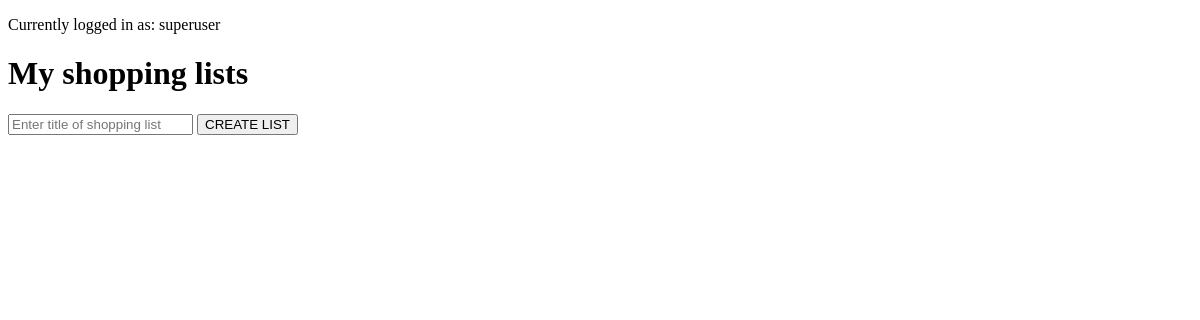
The app's page /home/ (signed in), older data.
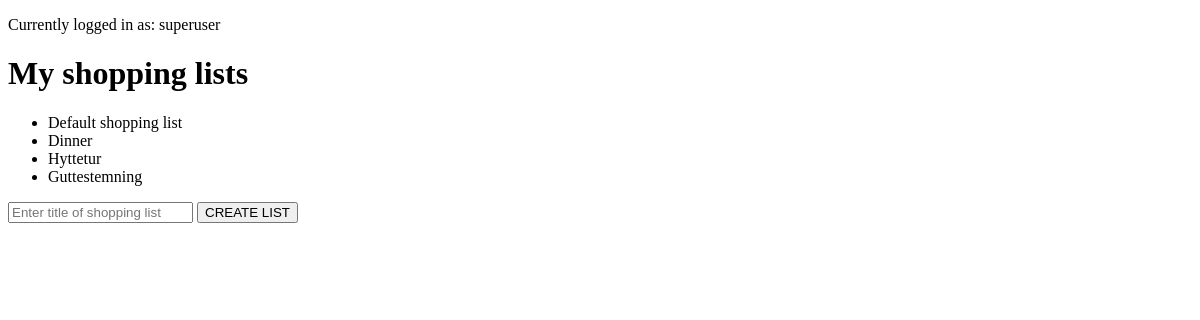
The same page, newer data.
### shopping_list/models.py (models this page shows, shortened)
class ShoppingList(models.Model):
    title = models.CharField(max_length=100)
    owner = models.ForeignKey(User, on_delete=models.CASCADE, default=1, related_name='owner')
    participants = models.ManyToManyField(User, related_name='participants')

### shopping_list/views.py (the view)
# urls.py: path('', views.index, name='index'),
@login_required(login_url='')                     # TODO: add url
def index(request):
    user = request.user                                 # TODO: check if it is logged in and if the user exists
    owned_shopping_lists = ShoppingList.objects.filter(owner=user)
    other_shopping_lists = ShoppingList.objects.filter(participants=user)
    my_shopping_lists = owned_shopping_lists | other_shopping_lists
    shopping_list_form = ShoppingListForm()
    context = {
        'shopping_list_form': shopping_list_form,
        'my_shopping_lists': my_shopping_lists          # List of shopping lists the user owns/participates in
    }
    return render(request, 'shopping_list/index.html', context)

### shopping_list/forms.py
class ShoppingListForm(forms.Form):
    title = forms.CharField(
        max_length=100,
        widget=forms.TextInput(
            attrs={
                'placeholder': 'Enter title of shopping list'
            }
        )
    )

### shopping_list/templates/shopping_list/index.html (shortened to what this page needs)
<!DOCTYPE html>
<html lang="en">
<head>
</head>
<body>
    <p>Currently logged in as: {{ user.username }}</p>
    <h1>My shopping lists</h1>
    <ul>
    {% for shopping_list in my_shopping_lists %}
        <li><a href="{% url 'detail' shopping_list.id %}">{{ shopping_list.title }}</a></li>
    {% endfor %}
    </ul>
    <form action="{% url 'create-list' %}" method='POST'>
        {{ shopping_list_form.title }}
        <button type='submit'>CREATE LIST</button>
    </form>
</body>
</html>

Row changes from the older to the newer data that the page shows:
added ShoppingList: title "Default shopping list"
added ShoppingList: title "Dinner"
added ShoppingList: title "Hyttetur"
added ShoppingList: title "Guttestemning"
